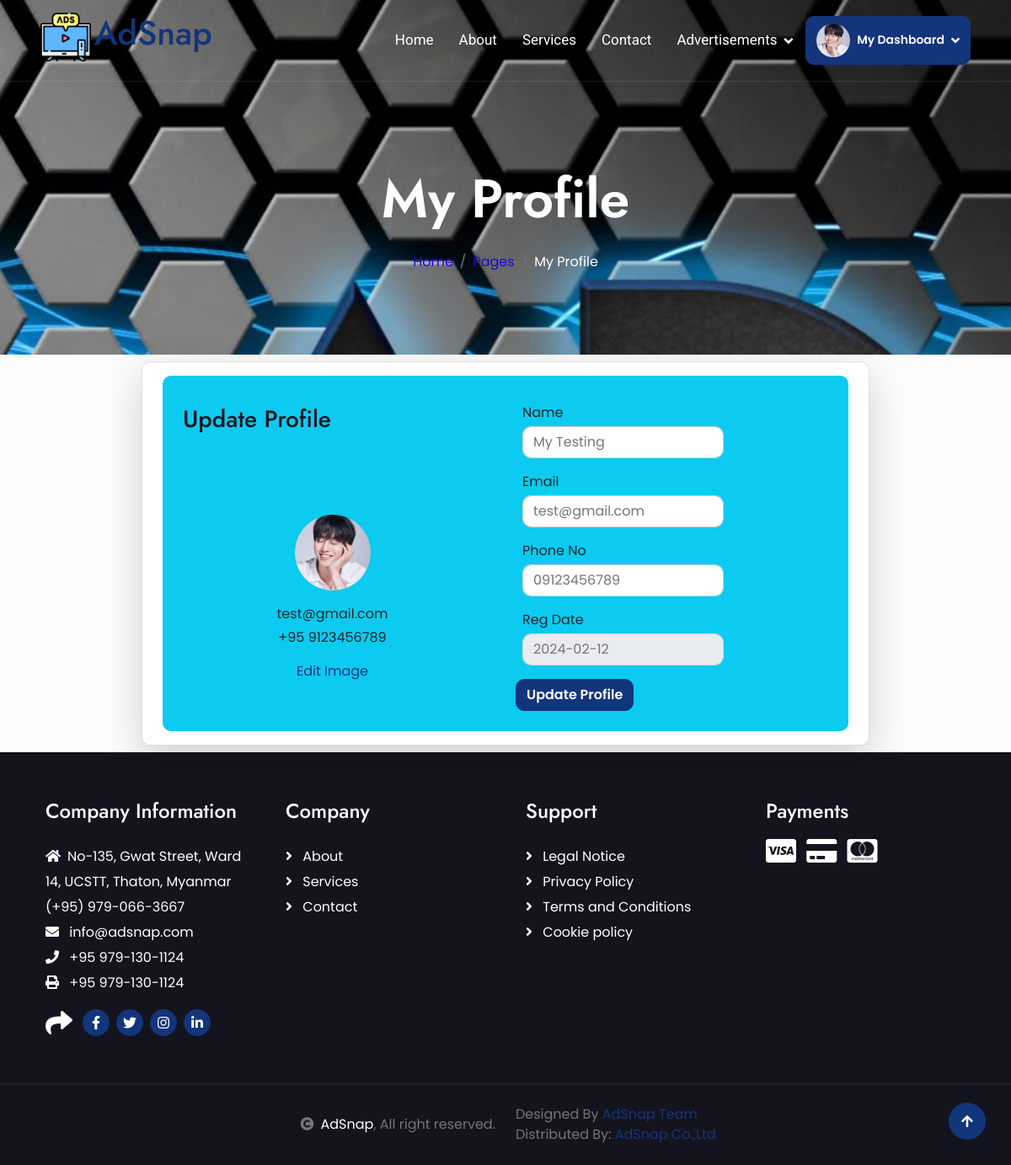
/profile.php (signed in), run on the app's committed database.
### tables this page shows
CREATE TABLE `customer` (
  `CustomerId` int(11) NOT NULL,
  `Name` varchar(200) NOT NULL,
  `Email` varchar(100) NOT NULL,
  `Phone` bigint(11) NOT NULL,
  `Password` varchar(100) NOT NULL,
  `Picture` varchar(1000) NOT NULL,
  `RegDate` date NOT NULL DEFAULT current_timestamp()
);

### profile.php (the view, shortened to what this page needs)
<!DOCTYPE html>
<html lang="en">
<head>
    <link rel="stylesheet" href="https://cdnjs.cloudflare.com/ajax/libs/font-awesome/6.5.1/css/all.min.css" />
    <link href="https://cdnjs.cloudflare.com/ajax/libs/font-awesome/5.10.0/css/all.min.css" rel="stylesheet">
    <link href="https://cdn.jsdelivr.net/npm/bootstrap-icons@1.4.1/font/bootstrap-icons.css" rel="stylesheet">
    <link href="lib/owlcarousel/assets/owl.carousel.min.css" rel="stylesheet">
    <link href="lib/lightbox/css/lightbox.min.css" rel="stylesheet">
    <link href="https://cdn.jsdelivr.net/npm/bootstrap@5.3.2/dist/css/bootstrap.min.css" rel="stylesheet">
    <link href="css/bootstrap.min.css" rel="stylesheet">
    <link href="css/style.css" rel="stylesheet">
</head>
<body>
    <div class="container-fluid position-relative p-0">
        <nav class="navbar navbar-expand-lg navbar-light px-4 px-lg-5 py-2 py-lg-0">
            <?php include('includes/navbar.php'); ?>
        </nav>
    </div>
    <div class="container-fluid bg-breadcrumb">
        <div class="container text-center py-5" style="max-width: 900px;">
            <h3 class="text-white display-3 mb-4">My Profile</h1>
                <ol class="breadcrumb justify-content-center mb-0">
                    <li class="breadcrumb-item"><a href="index.php">Home</a></li>
                    <li class="breadcrumb-item"><a href="#">Pages</a></li>
                    <li class="breadcrumb-item active text-white">My Profile</li>
                </ol>
        </div>
    </div>
    <div class="container-fluid about bg-light-subtle bg-opacity-25 py-2">
        <div class="container card shadow-lg py-3 w-75">
            <form action="#" class="bg-info rounded" method="post" enctype="multipart/form-data">
            <?php
                $email=$_SESSION['login'];
                $cn = mysqli_connect("localhost", "root", "", "adsnap");
                $s="select * from customer where Email='".$email."'";
                $result=mysqli_query($cn,$s);
                while($data=mysqli_fetch_array($result))
                {
            ?>
                <div class="row g-2 align-items-center">
                    <div class="col-lg-6">
                        <div class="ms-4 mt-4 d-flex flex-row align-items-center justify-content-between">
                            <h3 class="mb-0 text-gray-800">Update Profile</h3>
                        </div>
                        <div class="d-flex flex-column align-items-center text-center p-3 py-5">
                        <?php
                            if($data[5]=="avatar15.jpg")
                            {
                        ?>
                            <img class="rounded-circle mt-5" src="img/avatar15.jpg"  width="90">
                        <?php
                            } else {
                        ?>
                            <img class="rounded-circle mt-5"  src="profileimages/<?php  echo $data[5];?>" width="90">
                        <?php
                            }
                        ?>
                            <span class="font-weight-bold mt-3 mb-1"><?php  echo $data[2];?></span>
                            <span>+95&nbsp;<?php  echo $data[3];?></span>
                            <div class="mt-3">
                                <a href="update_image.php?cid=<?php echo $data[0];?>">Edit Image</a>
                            </div>
                        </div>
                    </div>
                    <div class="col-lg-6">
                        <div class="p-3 py-3">
                            <div class="row mt-3">
                                <div class="col-md-8">
                                    <label class="form-group mb-1">Name</label>
                                    <input type="text" class="form-control" name="name" value="<?php  echo $data[1];?>" required='true' pattern="[A-Za-z ]{4,20}" title="Please Enter between 4 and 20 characters only!!">
                                </div>
                            </div>
                            <div class="row mt-3">
                                <div class="col-md-8">
                                    <label class="form-group mb-1">Email</label>
                                    <input type="email" class="form-control" name="email" value="<?php  echo $data[2];?>" required title="Enter Your Email">
                                </div>
                            </div>
                            <div class="row mt-3">
                                <div class="col-md-8">
                                    <label class="form-group mb-1">Phone No</label>
                                    <input type="text" class="form-control" id="txtphone" name="phone" value="0<?php  echo $data[3];?>" required minlength="8" maxlength="11">
                                </div>
                            </div>
                            <div class="row mt-3">
                                <div class="col-md-8">
                                    <label class="form-group mb-1">Reg Date</label>
                                    <input type="text" class="form-control" value="<?php  echo $data[6];?>" readonly="true">
                                </div>
                            </div>
                        </div>
                        <div class="ms-2">
                            <button class="btn btn-primary profile-button mb-4" type="submit" name="submit">Update Profile</button>
                        </div>
                    </div>
                </div>
                <?php
                }
                ?>
            </form>
        </div>
    </div>
    <?php include('includes/footer.php'); ?>
    <?php include('includes/copyright.php'); ?>
    <a href="#" class="btn btn-primary btn-primary-outline-0 btn-md-square back-to-top"><i class="fa fa-arrow-up"></i></a>
</body>
</html>

### includes/navbar.php (shortened to what this page needs)
<?php
$menuItems = array(
    'Home' => 'index.php',
    'About' => 'about.php',
    'Services' => 'services.php',
    'Contact' => 'contact.php'
);
function isMenuItemActive($currentPage, $menuItem) {
    return ($currentPage === $menuItem) ? 'actives' : '';
}
$currentPage = basename($_SERVER['PHP_SELF']);
?>
<!DOCTYPE html>
<html lang="en">
<head>
    <link href="./login/style.css" rel="stylesheet">
    <link rel="stylesheet" href="https://unicons.iconscout.com/release/v4.0.0/css/line.css" />
</head>
<body>
     <?php
        if($_SESSION['login'])
        {
    ?>
    <a href="index.php" class="navbar-brand p-0">
        <h1 class=" text-primary"><img src="img/ads.png" alt="Logo" class="me-1">AdSnap</h1>
    </a>
    <div class="collapse navbar-collapse" id="navbarCollapse">
        <div class="navbar-nav ms-auto py-0">
        <?php
        foreach ($menuItems as $menuItem => $link) {
        $isActive = isMenuItemActive($currentPage, $link);
        echo "<a class='$isActive nav-item nav-link' href='$link'>$menuItem</a>";
        }
        ?>
            <div class="nav-item dropdown">
                <a href="#" class="nav-link dropdown-toggle" data-bs-toggle="dropdown">Advertisements</a>
            </div>
        </div>
        <?php
            $cn=mysqli_connect("localhost","root","","adsnap");
            $email=$_SESSION['login'];
            $sql="select * from customer where Email='".$email."'";
            $result=mysqli_query($cn,$sql);
            while($data=mysqli_fetch_array($result)){
                if($data[5]=="avatar15.jpg")
                {
        ?>
        <div class="nav-item dropdown">
            <a href="#" class="dropdown-toggle btn btn-primary py-2" data-bs-toggle="dropdown">
            <small><img class="rounded-circle me-lg-2" src="./img/avatar15.jpg" alt="" style="width: 40px; height: 40px;" >My Dashboard</small></a>
            <div class="dropdown-menu rounded">
                <a href="profile.php" class="dropdown-item"><i class="fas fa-user-alt me-2"></i> My Profile</a>
                <a href="ads_upload.php" class="dropdown-item"><i class="fas fa-comment-alt me-2"></i> Upload Ads Post</a>
                <a href="ads_history.php" class="dropdown-item"><i class="fas fa-bell me-2"></i> History</a>
                <a href="change_password.php" class="dropdown-item"><i class="fas fa-cog me-2"></i> Account Settings</a>
                <a href="logout.php" onclick="return confirm('Do you really want to logout?')" onclick="javascript:window.open('logout.php','_self')" class="dropdown-item"><i class="fas fa-power-off me-2"></i> Log Out</a>
            </div>
        </div>
        <?php
            }
            else{
        ?>
          <div class="nav-item dropdown">
            <a href="#" class="dropdown-toggle btn btn-primary py-2" data-bs-toggle="dropdown">
            <small><img class="rounded-circle me-lg-2" src="./profileimages/<?php echo $data[5]; ?>" alt="" style="width: 40px; height: 40px;" >My Dashboard</small></a>
        </div>
        <?php
            }
     }
    ?>
    </div>
    <?php
        }
    ?>
</body>
</html>

### css/style.css (style rules this page uses)
.back-to-top { position: fixed; right: 30px; bottom: 30px; display: flex; width: 45px; height: 45px; align-items: center; justify-content: center; transition: 0.5s; z-index: 99; }
.btn { font-weight: 600; transition: .5s; }
.btn-md-square { width: 44px; height: 44px; }
.btn-square, .btn-sm-square, .btn-md-square, .btn-lg-square { padding: 0; display: flex; align-items: center; justify-content: center; font-weight: normal; border-radius: 50%; }
.btn.btn-primary { box-shadow: inset 0 0 0 0 var(--bs-primary); }
.navbar-light .navbar-nav .nav-link { font-family: 'Roboto', sans-serif; position: relative; padding: 35px 15px; color: var(--bs-white) !important; font-size: 17px; font-weight: 400; outline: none; transition: .5s; }
.navbar-light .navbar-brand h1 { color: var(--bs-white); }
.navbar-light .navbar-brand img { max-height: 60px; transition: .5s; }
.navbar .dropdown-toggle::after { border: none; content: "\f107"; font-family: "Font Awesome 5 Free"; font-weight: 900; vertical-align: middle; margin-left: 8px; }
@media (min-width: 992px) { .navbar-light { position: absolute; width: 100%; top: 0; left: 0; border-bottom: 1px solid rgba(255, 255, 255, .1); z-index: 999; } }
@media (min-width: 992px) { .navbar-light .navbar-nav .nav-link::before { position: absolute; content: ""; width: 100%; height: 0; bottom: -1px; left: 0; background: var(--bs-primary); transition: .5s; z-index: -1; } }
.bg-breadcrumb { background: url('../img/bg-img.jpg'); background-position: center center; background-repeat: no-repeat; background-size: cover; background-attachment: fixed; padding: 150px 0 50px 0; }
.bg-breadcrumb .breadcrumb-item a { color: var(--bs-secondary) !important; }

### login/style.css (style rules this page uses)
* { margin: 0; padding: 0; box-sizing: border-box; font-family: "Poppins", sans-serif; }
a { text-decoration: none; }

### data on the page
customer: Picture (picture), Email "test@gmail.com", Phone "9123456789", name "My Testing", email "test@gmail.com", phone "09123456789", RegDate "2024-02-12"

### other printed values
$menuItem "Home"
$menuItem "About"
$menuItem "Services"
$menuItem "Contact"
